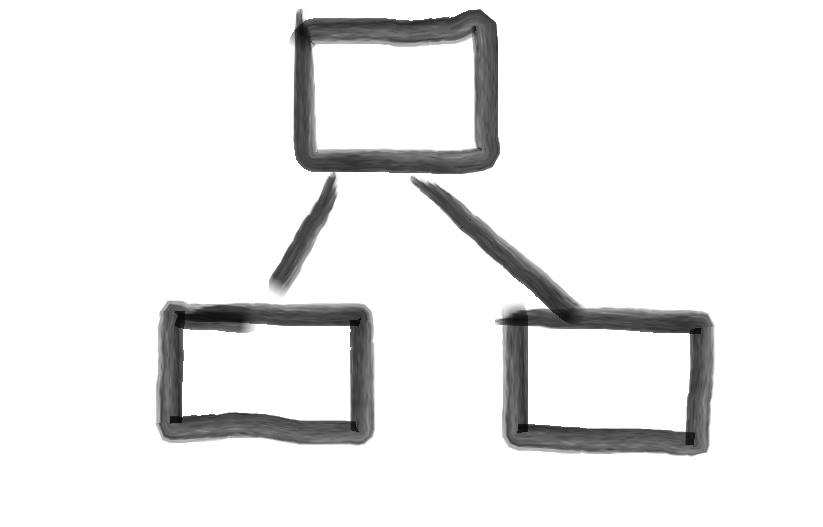
//> input picture test_files/pic.png, 823 x 527 px
$ ./main ../test_files/pic.png   (built with g++ and OpenCV 4)
//> lines starting //> are read from the running program, lines starting //| are printed output that depends on the picture; after the words box and inside, x2 and y2 are one past the last pixel; in counts of white or black regions, pixels touching at a corner belong together
// The "Square Detector" program.
// It loads several images sequentially and tries to find squares in
// each image

#include "opencv2/core/core.hpp"
#include "opencv2/imgproc/imgproc.hpp"
#include "opencv2/imgcodecs.hpp"
#include "opencv2/highgui/highgui.hpp"

#include <opencv2/imgproc.hpp>
#include <opencv2/highgui.hpp>

#include <iostream>
#include <fstream>
#include <math.h>
#include <string.h>
#include <vector>

using namespace cv;
using namespace std;

int thresh = 50, N = 11;
const char* wndname = "Square Detection Demo";

// helper function:
// finds a cosine of angle between vectors
// from pt0->pt1 and from pt0->pt2
static double angle( Point pt1, Point pt2, Point pt0 )
{
    double dx1 = pt1.x - pt0.x;
    double dy1 = pt1.y - pt0.y;
    double dx2 = pt2.x - pt0.x;
    double dy2 = pt2.y - pt0.y;
    return (dx1*dx2 + dy1*dy2)/sqrt((dx1*dx1 + dy1*dy1)*(dx2*dx2 + dy2*dy2) + 1e-10);
}

/**
 * computes the midpoint of a rectangle
 */

//A and B form a line
//C and D form a line
bool lineIntersection(
    double Ax, double Ay,
    double Bx, double By,
    double Cx, double Cy,
    double Dx, double Dy,
    double &X, double &Y) {

    double first_x = Ax >= Bx ? Ax : Bx;
    double first_y = Ax >= Bx ? Ay : By;

    double second_x = Ax >= Bx ? Bx : Ax;
    double second_y = Ax >= Bx ? By : Ay;

    if(abs(first_x - second_x) < 0.005)
        return false;
    double m1 = (first_y - second_y) / (first_x - second_x);
    double a1 = first_y - first_x*m1;

    first_x = Cx >= Dx ? Cx : Dx;
    first_y = Cx >= Dx ? Cy : Dy;

    second_x = Cx >= Dx ? Dx : Cx;
    second_y = Cx >= Dx ? Dy : Cy;

    if(abs(first_x - second_x) < 0.005)
        return false;

    double m2 = (first_y - second_y) / (first_x - second_x);
    double a2 = first_y - first_x*m2;

    if(abs((m2 - m1)) < 0.005)
        return false;

    double x = (a2 - a1) / (m1 - m2);

    X = x;
    Y = a1 + m1*x;

    return true;
}

// returns sequence of squares detected on the image.
// the sequence is stored in the specified memory storage
static void findSquares( const Mat& image, vector<vector<Point> >& squares, vector<Point2d> &midpoints )
{
    squares.clear();

    Mat pyr, timg, gray0(image.size(), CV_8U), gray;

    // down-scale and upscale the image to filter out the noise
    pyrDown(image, pyr, Size(image.cols/2, image.rows/2));
    pyrUp(pyr, timg, image.size());
    vector<vector<Point> > contours;

    // find squares in every c olor plane of the image
    for( int c = 0; c < 3; c++ )
    {
        int ch[] = {c, 0};
        mixChannels(&timg, 1, &gray0, 1, ch, 1);

        // try several threshold levels
        for( int l = 0; l < N; l++ )
        {
            // hack: use Canny instead of zero threshold level.
            // Canny helps to catch squares with gradient shading
            if( l == 0 )
            {
                // apply Canny. Take the upper threshold from slider
                // and set the lower to 0 (which forces edges merging)
                Canny(gray0, gray, 0, thresh, 5);
                // dilate canny output to remove potential
                // holes between edge segments
                dilate(gray, gray, Mat(), Point(-1,-1));
            }
            else
            {
                // apply threshold if l!=0:
                //     tgray(x,y) = gray(x,y) < (l+1)*255/N ? 255 : 0
                gray = gray0 >= (l+1)*255/N;
            }

            // find contours and store them all as a list
            findContours(gray, contours, RETR_LIST, CHAIN_APPROX_SIMPLE);

            vector<Point> approx;

            // test each contour
            for( size_t i = 0; i < contours.size(); i++ )
            {
                // approximate contour with accuracy proportional
                // to the contour perimeter
                approxPolyDP(Mat(contours[i]), approx, arcLength(Mat(contours[i]), true)*0.02, true);

                // square contours should have 4 vertices after approximation
                // relatively large area (to filter out noisy contours)
                // and be convex.
                // Note: absolute value of an area is used because
                // area may be positive or negative - in accordance with the
                // contour orientation
                if( approx.size() == 4 &&
                    fabs(contourArea(Mat(approx))) > 1000 &&
                    isContourConvex(Mat(approx)) )
                {

                    double maxCosine = 0;

                    for( int j = 2; j < 5; j++ )
                    {
                        // find the maximum cosine of the angle between joint edges
                        double cosine = fabs(angle(approx[j%4], approx[j-2], approx[j-1]));
                        maxCosine = MAX(maxCosine, cosine);
                    }

                    // if cosines of all angles are small
                    // (all angles are ~90 degree) then write quandrange
                    // vertices to resultant sequence
                    if( maxCosine < 0.3 )
                    {
                        squares.push_back(approx);
                    }
                }
            }
        }
    }
}


// the function draws all the squares in the image
static void drawSquares( Mat& image, const vector<vector<Point> >& squares )
{
    for( size_t i = 0; i < squares.size(); i++ )
    {
        const Point* p = &squares[i][0];
        int n = (int)squares[i].size();
        polylines(image, &p, &n, 1, true, Scalar(0,255,0), 3, LINE_AA);
    }

    imshow(wndname, image);
}

vector<vector<Point> > removeDuplicateRectangles(vector<vector<Point> > &squares, vector<Point2d> &midpoints) {

    vector<vector<Point> > uniqueRectangles;
    for(vector<Point> approx : squares)
    {
        double x, y;
        lineIntersection(
         (double)approx[0].x, (double)approx[0].y,
         (double)approx[2].x, (double)approx[2].y,
         (double)approx[1].x, (double)approx[1].y,
         (double)approx[3].x, (double)approx[3].y, x, y);

        //cout << x << " " << y << endl;

        int errorMarginX = 10;
        int errorMarginY = 10;

        bool duplicate = false;
        for(auto &p : midpoints)
        {
            if(abs(p.x-(int) x) < errorMarginX && abs(p.y-(int) y) < errorMarginY)
            {
                duplicate = true;
                break;
            }
        }

        if(!duplicate)
        {
            midpoints.push_back(Point(x, y));
            uniqueRectangles.push_back(approx);
        }
    }

    return uniqueRectangles;

}

vector<Vec4i> findLines(Mat &src, Mat &dst, Mat &color_dst)
{

    Canny( src, dst, 50, 200, 3 );
    cvtColor( dst, color_dst, COLOR_GRAY2BGR );

    vector<Vec4i> lines;
    HoughLinesP( dst, lines, 1, CV_PI/180, 80, 50, 5 );

    return lines;
}

void drawLines(vector<Vec4i> lines, Mat &dst, Mat &color_dst)
{

    for( size_t i = 0; i < lines.size(); i++ )
    {
        line( color_dst, Point(lines[i][0], lines[i][1]),
            Point(lines[i][2], lines[i][3]), Scalar(0,0,255), 3, 8 );
    }

    namedWindow( "Detected Lines", 1 );
    imshow( "Detected Lines", color_dst );

}

void removeRedundantLines(vector<Vec4i> &lines, vector<vector<Point> > &squares)
{

    auto line = lines.begin();

    int radius = 150;
    while(line != lines.end())
    {
        bool removed = false;

        for(auto square : squares)
        {
            for(int i = 0; i < 4; ++i) {

                if(sqrt(pow(abs(square[i].x - (*line)[0]), 2) + pow(abs(square[i].y - (*line)[1]), 2)) < radius &&
                    sqrt(pow(abs(square[(i+1)%4].x - (*line)[2]), 2) + pow(abs(square[(i+1)%4].y - (*line)[3]), 2)) < radius )
                {

                   line = lines.erase(line);
                   removed = true;
                   break;
                }
            }
        }

        if(!removed)
        {
            ++line;
        }
    }
}

void rescale_points(std::vector<Point2d>* v)
{
    auto iteratorX = std::max_element(v->begin(),
                                      v->end(),
                                      [](Point2d p1, Point2d p2)->bool{return p1.x < p2.x;}
                                      );
    auto iteratorY = std::max_element(v->begin(),
                                      v->end(),
                                      [](Point2d p1, Point2d p2)->bool{return p1.y < p2.y;}
                                      );

    double newMaxX = 100.0;
    double newMaxY = 100.0;

    for (auto &e : *v)
    {
        e.x = (iteratorX->x/(double)e.x) * newMaxX;
        e.y = (iteratorY->y/(double)e.y) * newMaxY;
    }
}

void removeFrameSizeRectangle(int rows, int cols, vector<vector<Point> > &rectangles)
{
    int errorMarginX = 20;
    int errorMarginY = 20;
    for(auto rect = rectangles.begin(); rect != rectangles.end();)
    {
        int maxWidth = 0;
        int maxHeight = 0;
        for(int i = 0; i < 4; ++i)
        {

            maxWidth = max(abs((*rect)[i].x-(*rect)[(i+1)%4].x), maxWidth);
            maxHeight = max(abs((*rect)[i].y-(*rect)[(i+1)%4].y), maxHeight);

        }

        cout << rows << " " << cols << endl << maxWidth << " " << maxHeight << endl;
        if((maxWidth + errorMarginX) > cols && (maxHeight + errorMarginY) > rows)
        {
            rect = rectangles.erase(rect);
        } else {
            ++rect;
        }
    }
}

pair<pair<int, int>, pair<int, int>> findClosestSide(vector<vector<Point> > &rectangles, vector<Vec4i> &lines)
{

    for(int i = 0; i < lines.size(); ++i)
    {
        for(int j = 0; j < rectangles.size(); ++j)
        {
            for(int k = j+1; k < rectangles.size(); ++k)
            {
                double X1;
                double Y1;
                double X2;
                double Y2;
                bool flag_one = false;
                bool flag_two = false;


                for(int l = 0; l < 4; ++l)
                {

                    if(lineIntersection(rectangles[j][l].x, rectangles[j][l].y, rectangles[j][(l+1)%4].x, rectangles[j][(l+1)%4].y,
                        lines[i][0], lines[i][1], lines[i][2], lines[i][3], X1, Y1))
                    {
                        flag_one = true;
                        break;
                    }
                }


                if(!flag_one)
                {
                     break;
                }

                for(int l = 0; l < 4; ++l)
                {

                    if(lineIntersection(rectangles[k][l].x, rectangles[k][l].y, rectangles[k][(l+1)%4].x, rectangles[k][(l+1)%4].y,
                        lines[i][0], lines[i][1], lines[i][2], lines[i][3], X2, Y2))
                    {
                        flag_two = true;
                        break;
                    }
                }

                if(!flag_two)
                {
                     break;
                }
                cout << X1 << " " << Y1 << endl;
                cout << X2 << " " << Y2 << endl;
            }

        }
    }

    pair<pair<int, int>, pair<int, int>> ans;
    return ans;

}

int main(int argc, char** argv)
{
    vector<Point2d> midpoints;
    namedWindow( wndname, 1 );
    vector<vector<Point> > squares;

    if (argc != 2)
    {
        std::cerr << "Invalid number of arguments!" << std::endl;
        return -1;
    }

    cv::Mat image = cv::imread(argv[1]);
//> image is the input picture: 527 rows x 823 cols, CV_8UC3; min 0, max 255, mean 236.2
    std::cout << "Read file: " << argv[1] << std::endl;
//| Read file: ../test_files/pic.png
    if (image.empty())
    {
        std::cerr << "Could not read the provided image file!" << std::endl;
        return -1;
    }

    findSquares(image, squares, midpoints);
//> in findSquares, `pyrDown(image, pyr, Size(image.cols/2, image.rows/2));`:
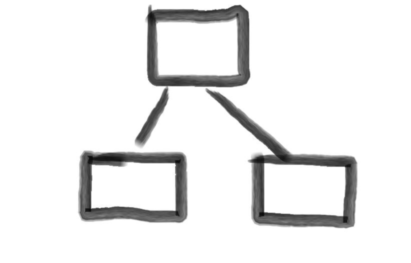
//> pyr: 263 rows x 411 cols, CV_8UC3; min 12, max 255, mean 236.1
//> after the loop in findSquares, `for( int c = 0; c < 3; c++ )`:
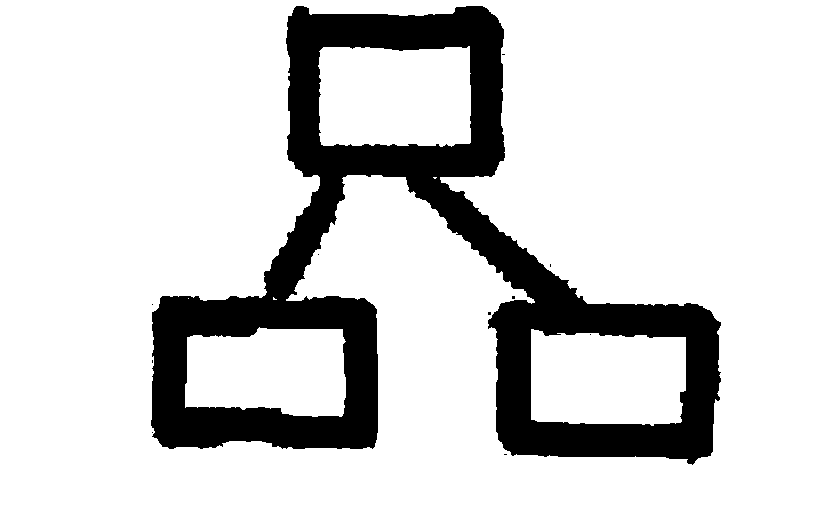
//> gray: 527 rows x 823 cols, CV_8UC1; 83.6% white; 11 black regions (10 under 20 px)
//> after the loop in findSquares, `for( int c = 0; c < 3; c++ )`: contours = 18 contours, 13 with area under 20; largest, box (x1, y1, x2, y2) and area: (0, 0, 823, 527) 432372, (150, 5, 722, 466) 113143, (318, 46, 471, 147) 14392, (531, 329, 686, 426) 13302, (185, 327, 346, 417) 12209; squares = 150 contours; largest, box (x1, y1, x2, y2) and area: (0, 0, 823, 527) 432372, (0, 0, 823, 527) 432372, (0, 0, 823, 527) 432372, (0, 0, 823, 527) 432372, (0, 0, 823, 527) 432372

    squares = removeDuplicateRectangles(squares, midpoints);
//> the loop in removeDuplicateRectangles, `for(vector<Point> approx : squares)` made 150 passes
//> (m1 in lineIntersection, a1 in lineIntersection, m2 in lineIntersection, a2 in lineIntersection) on passes 1 to 12: (0.647, -13.85, -0.561, 719.1), (0.593, 215.6, -0.668, 547.9), (-0.684, 362.8, 0.635, -153.5), (-0.701, 369.7, 0.713, -180.9), (-0.716, 375.2, 0.811, -230.3), (0.64, 0, -0.64, 526), (0.64, 0, -0.64, 526), (0.63, -2.56, -0.562, 720.6), (0.526, 233.7, -0.554, 518.4), (0.612, 211, -0.603, 527.9), (-0.747, 386.6, 0.703, -182.2), (-0.699, 370, 0.772, -211.7)
//> (m1 in lineIntersection, a1 in lineIntersection, m2 in lineIntersection, a2 in lineIntersection) on pass 39: (0.592, 215.4, -0.682, 552.8)

    //drawSquares(image, squares);

    rescale_points(&midpoints);
//> the loop in rescale_points, `for (auto &e : *v)` made 4 passes

    Mat dst, color_dst;
    std::vector<Vec4i> lines = findLines(image, dst, color_dst);
//> in findLines, `Canny( src, dst, 50, 200, 3 );`:
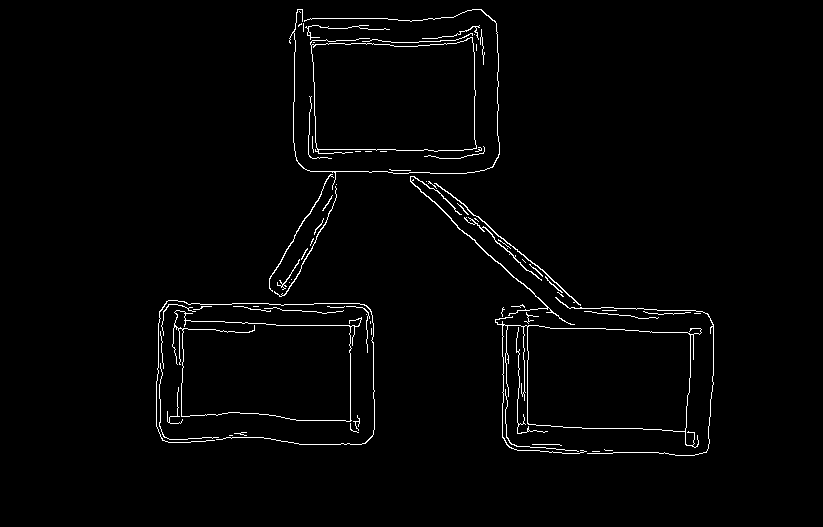
//> dst: 527 rows x 823 cols, CV_8UC1; 1.8% white in thin lines or dots, all inside (x1, y1, x2, y2) = (156, 9, 714, 456)

    //removeFrameSizeRectangle(image.rows, image.cols, squares);
    removeRedundantLines(lines, squares);
//> the loop in removeRedundantLines, `while(line != lines.end())` made 11 passes
    drawLines(lines, dst, color_dst);
//> the loop in drawLines, `for( size_t i = 0; i < lines.size(); i++ )` made 3 passes
//> after the loop in drawLines, `for( size_t i = 0; i < lines.size(); i++ )`:
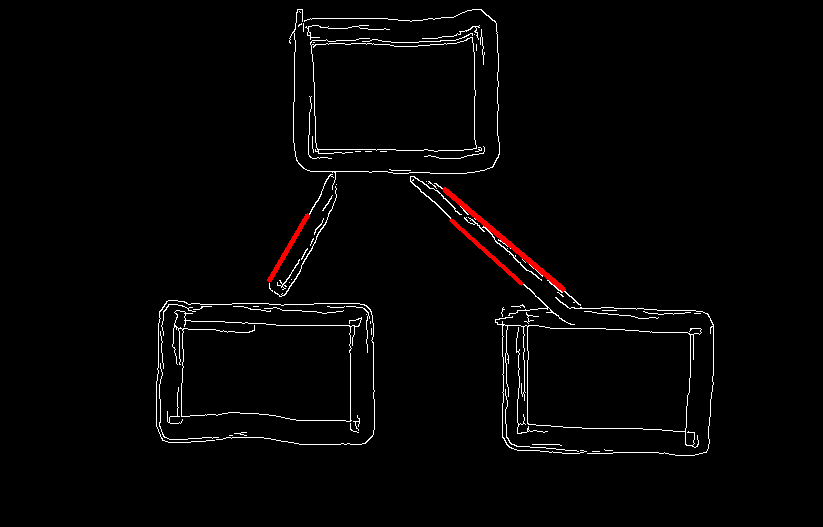
//> color_dst: 527 rows x 823 cols, CV_8UC3; mean B, G, R 4.3, 4.3, 5.2

    int i = 0;
    std::ofstream file("./out.tex");
    file << "\\documentclass[tikz]{standalone}\n";
    file << "\\usepackage{tkz-euclide}\n\\usetkzobj{all}\n\\usetikzlibrary{positioning}\n\\usetikzlibrary{fit}\n\\usetikzlibrary{calc}\n";
    file << "\\begin{document}\n\\begin{tikzpicture}[]\n";
    for(auto p : midpoints) {
        file << "\\node[draw, rectangle, minimum size=3cm] ";
        file << "(" << i++ << ")" << " at (" << p.x << "," << p.y << "){};\n";
    }
//> this loop made 4 passes
//> p on passes 1 to 4: Point(100, 100), Point(38.02, 26.95), Point(25.58, 105.3), Point(24.33, 38.02)
    file << "\\end{tikzpicture}\n\\end{document}";

    findClosestSide(squares, lines);
//> the loop in findClosestSide, `for(int i = 0; i < lines.size(); ++i)` made 3 passes
    getchar();

    return 0;
}
